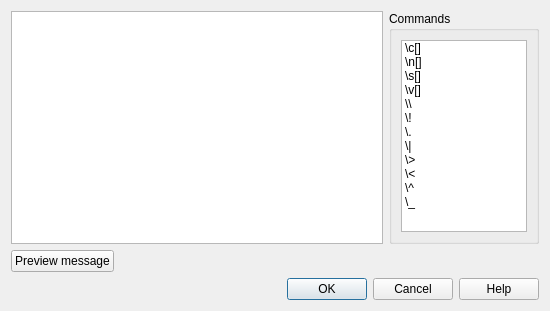
<?xml version="1.0" encoding="UTF-8"?>
<ui version="4.0">
 <class>ShowMessage</class>
 <widget class="QDialog" name="ShowMessage">
  <property name="windowModality">
   <enum>Qt::WindowModal</enum>
  </property>
  <property name="geometry">
   <rect>
    <x>0</x>
    <y>0</y>
    <width>550</width>
    <height>311</height>
   </rect>
  </property>
  <property name="sizePolicy">
   <sizepolicy hsizetype="Fixed" vsizetype="Fixed">
    <horstretch>0</horstretch>
    <verstretch>0</verstretch>
   </sizepolicy>
  </property>
  <property name="maximumSize">
   <size>
    <width>550</width>
    <height>16777215</height>
   </size>
  </property>
  <property name="windowTitle">
   <string>Show message</string>
  </property>
  <property name="modal">
   <bool>true</bool>
  </property>
  <layout class="QVBoxLayout" name="verticalLayout">
   <item>
    <layout class="QHBoxLayout" name="horizontalLayout">
     <item>
      <widget class="QTextEdit" name="text">
       <property name="acceptRichText">
        <bool>false</bool>
       </property>
      </widget>
     </item>
     <item>
      <widget class="QGroupBox" name="groupBox">
       <property name="sizePolicy">
        <sizepolicy hsizetype="Fixed" vsizetype="Preferred">
         <horstretch>0</horstretch>
         <verstretch>0</verstretch>
        </sizepolicy>
       </property>
       <property name="maximumSize">
        <size>
         <width>150</width>
         <height>16777215</height>
        </size>
       </property>
       <property name="title">
        <string>Commands</string>
       </property>
       <layout class="QVBoxLayout" name="verticalLayout_3">
        <item>
         <widget class="QListWidget" name="listWidget">
          <property name="maximumSize">
           <size>
            <width>1666666</width>
            <height>16666</height>
           </size>
          </property>
          <item>
           <property name="text">
            <string>\c[]</string>
           </property>
          </item>
          <item>
           <property name="text">
            <string>\n[]</string>
           </property>
          </item>
          <item>
           <property name="text">
            <string>\s[]</string>
           </property>
          </item>
          <item>
           <property name="text">
            <string>\v[]</string>
           </property>
          </item>
          <item>
           <property name="text">
            <string>\\</string>
           </property>
          </item>
          <item>
           <property name="text">
            <string>\!</string>
           </property>
          </item>
          <item>
           <property name="text">
            <string>\.</string>
           </property>
          </item>
          <item>
           <property name="text">
            <string>\|</string>
           </property>
          </item>
          <item>
           <property name="text">
            <string>\&gt;</string>
           </property>
          </item>
          <item>
           <property name="text">
            <string>\&lt;</string>
           </property>
          </item>
          <item>
           <property name="text">
            <string>\^</string>
           </property>
          </item>
          <item>
           <property name="text">
            <string>\_</string>
           </property>
          </item>
         </widget>
        </item>
       </layout>
      </widget>
     </item>
    </layout>
   </item>
   <item>
    <layout class="QHBoxLayout" name="horizontalLayout_2">
     <item>
      <widget class="QPushButton" name="pushButton">
       <property name="text">
        <string>Preview message</string>
       </property>
      </widget>
     </item>
     <item>
      <spacer name="horizontalSpacer">
       <property name="orientation">
        <enum>Qt::Horizontal</enum>
       </property>
       <property name="sizeHint" stdset="0">
        <size>
         <width>40</width>
         <height>20</height>
        </size>
       </property>
      </spacer>
     </item>
    </layout>
   </item>
   <item>
    <widget class="QDialogButtonBox" name="buttonBox">
     <property name="orientation">
      <enum>Qt::Horizontal</enum>
     </property>
     <property name="standardButtons">
      <set>QDialogButtonBox::Cancel|QDialogButtonBox::Help|QDialogButtonBox::Ok</set>
     </property>
     <property name="centerButtons">
      <bool>false</bool>
     </property>
    </widget>
   </item>
  </layout>
 </widget>
 <resources/>
 <connections>
  <connection>
   <sender>buttonBox</sender>
   <signal>accepted()</signal>
   <receiver>ShowMessage</receiver>
   <slot>accept()</slot>
   <hints>
    <hint type="sourcelabel">
     <x>248</x>
     <y>254</y>
    </hint>
    <hint type="destinationlabel">
     <x>157</x>
     <y>274</y>
    </hint>
   </hints>
  </connection>
  <connection>
   <sender>buttonBox</sender>
   <signal>rejected()</signal>
   <receiver>ShowMessage</receiver>
   <slot>reject()</slot>
   <hints>
    <hint type="sourcelabel">
     <x>316</x>
     <y>260</y>
    </hint>
    <hint type="destinationlabel">
     <x>286</x>
     <y>274</y>
    </hint>
   </hints>
  </connection>
  <connection>
   <sender>buttonBox</sender>
   <signal>helpRequested()</signal>
   <receiver>ShowMessage</receiver>
   <slot>helpRequest()</slot>
   <hints>
    <hint type="sourcelabel">
     <x>298</x>
     <y>204</y>
    </hint>
    <hint type="destinationlabel">
     <x>298</x>
     <y>113</y>
    </hint>
   </hints>
  </connection>
  <connection>
   <sender>text</sender>
   <signal>textChanged()</signal>
   <receiver>ShowMessage</receiver>
   <slot>textChanged()</slot>
   <hints>
    <hint type="sourcelabel">
     <x>298</x>
     <y>96</y>
    </hint>
    <hint type="destinationlabel">
     <x>298</x>
     <y>113</y>
    </hint>
   </hints>
  </connection>
 </connections>
 <slots>
  <slot>helpRequest()</slot>
  <slot>textChanged()</slot>
 </slots>
</ui>
